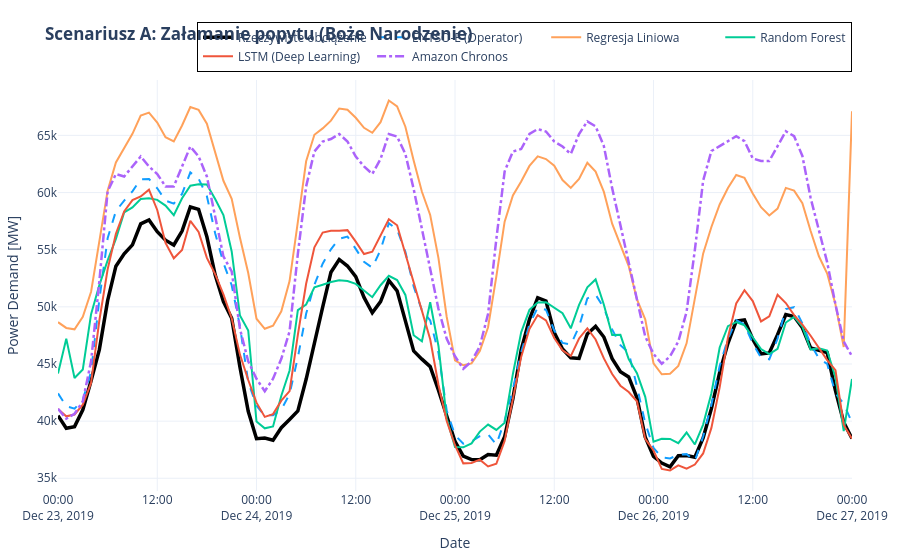
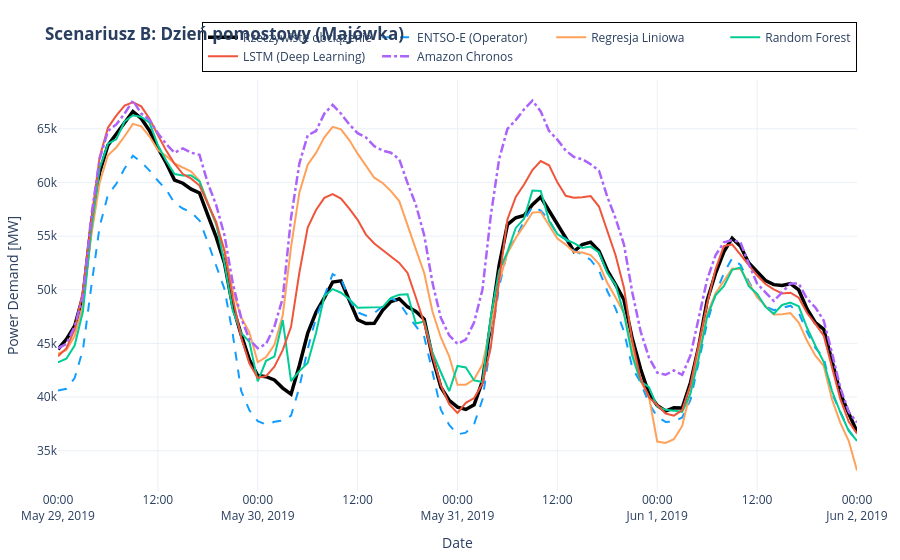
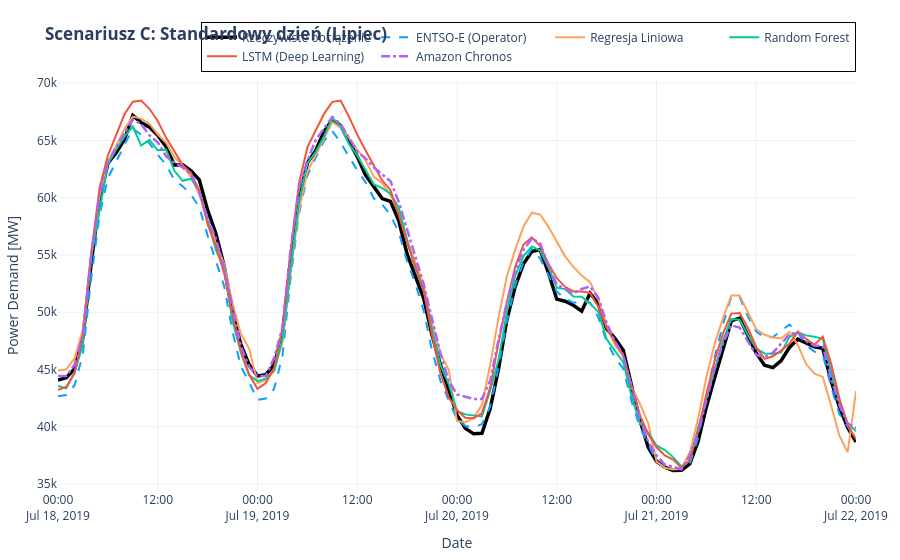

The notebook cell saved with these charts, in order:
### Markdown cell above
## 7. Analiza analityczna i wizualna anomalii rynkowych
Zjawisko wpływu kalendarza (Feature Engineering) vs. zdolności predykcyjne AI.

### Code cell
# ==========================================
# 8. PLOTLY VISUALIZATION
# ==========================================
y_pred_lr = models["1. Linear Regression"].predict(X_test)
y_pred_rf = models["3. Random Forest (Bagging)"].predict(X_test)

series_actual = y_test
series_entsoe = entsoe_test
series_lr = pd.Series(y_pred_lr, index=y_test.index)
series_rf = pd.Series(y_pred_rf, index=y_test.index)
series_lstm = pd.Series(y_pred_lstm, index=y_test.index[TIME_STEPS:])

def plot_period(start_date, end_date, title):
    mask_full = (series_actual.index >= start_date) & (series_actual.index <= end_date)
    mask_lstm = (series_lstm.index >= start_date) & (series_lstm.index <= end_date)

    context_data_chronos = series_actual[series_actual.index < start_date].tail(512).values
    horizon_length_chronos = int(mask_full.sum())

    if len(context_data_chronos) > 0:
        context_tensor = torch.tensor(context_data_chronos, dtype=torch.float32)
        forecast = pipeline.predict(context_tensor, prediction_length=horizon_length_chronos)
        y_pred_chronos_window = np.quantile(forecast[0].numpy(), 0.5, axis=0)
        series_chronos = pd.Series(y_pred_chronos_window, index=series_actual[mask_full].index)

    fig = go.Figure()

    # 1. Reality (Black, thick baseline)
    fig.add_trace(go.Scatter(x=series_actual[mask_full].index, y=series_actual[mask_full],
                             mode='lines', name='Rzeczywiste obciążenie',
                             line=dict(color='black', width=3.5)))

    # 2. ENTSO-E Benchmark (Official Operator Forecast - Blue, dashed)
    fig.add_trace(go.Scatter(x=series_entsoe[mask_full].index, y=series_entsoe[mask_full],
                             mode='lines', name='ENTSO-E (Operator)',
                             line=dict(color='#119DFF', width=2, dash='dash')))

    # 3. Linear Regression (Orange)
    fig.add_trace(go.Scatter(x=series_lr[mask_full].index, y=series_lr[mask_full],
                             mode='lines', name='Regresja Liniowa',
                             line=dict(color='#FFA15A', width=2)))
    # 4. Random Forest (Emerald Green)
    fig.add_trace(go.Scatter(x=series_rf[mask_full].index, y=series_rf[mask_full],
                             mode='lines', name='Random Forest',
                             line=dict(color='#00CC96', width=2)))

    # 5. LSTM (Deep Red)
    fig.add_trace(go.Scatter(x=series_lstm[mask_lstm].index, y=series_lstm[mask_lstm],
                             mode='lines', name='LSTM (Deep Learning)',
                             line=dict(color='#EF553B', width=2)))

    # 6. Amazon Chronos (Purple, dashdot)
    if len(context_data_chronos) > 0:
        fig.add_trace(go.Scatter(x=series_chronos.index, y=series_chronos,
                                 mode='lines', name='Amazon Chronos',
                                 line=dict(color='#AB63FA', width=2.5, dash='dashdot')))

    fig.update_layout(
        title=f'<b>{title}</b>',
        xaxis_title='Date',
        yaxis_title='Power Demand [MW]',
        hovermode='x unified',
        template='plotly_white',
        legend=dict(
            orientation="h", yanchor="bottom", y=1.02, xanchor="right", x=1,
            font=dict(size=12), bgcolor="rgba(255,255,255,0.9)", bordercolor="black", borderwidth=1
        ),
        margin=dict(l=40, r=40, t=80, b=40)
    )
    fig.show()

plot_period('2019-12-23', '2019-12-27', 'Scenariusz A: Załamanie popytu (Boże Narodzenie)')
plot_period('2019-05-29', '2019-06-02', 'Scenariusz B: Dzień pomostowy (Majówka)')
plot_period('2019-07-18', '2019-07-22', 'Scenariusz C: Standardowy dzień (Lipiec)')
